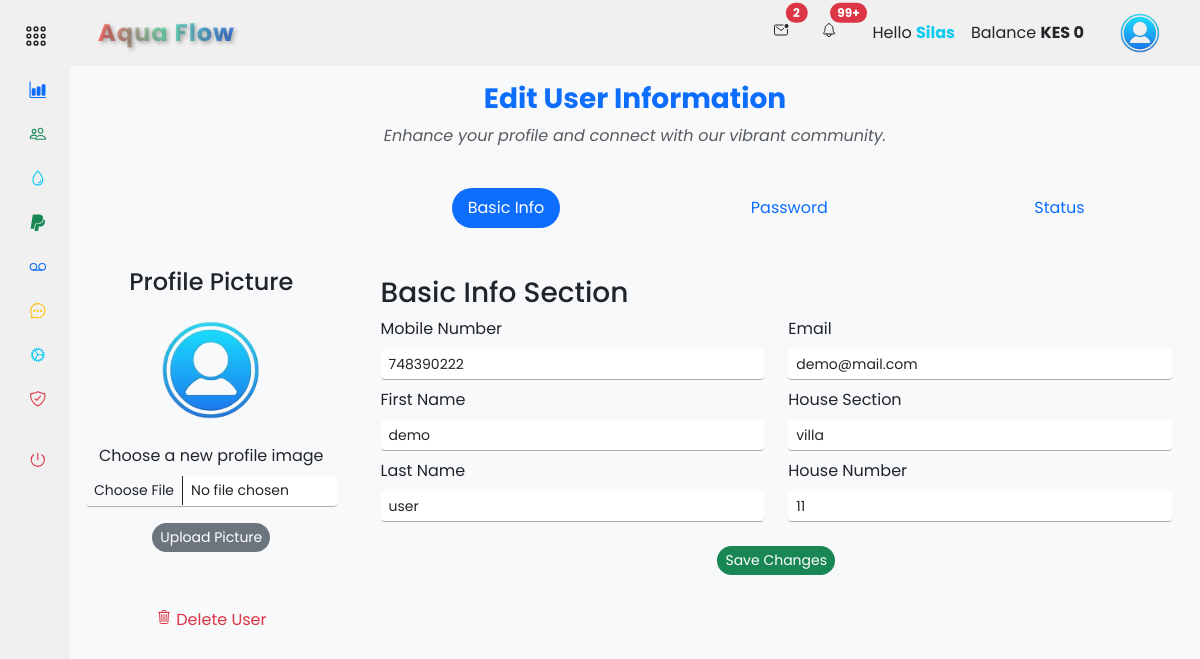
The page /accounts/people/edit_user/5 (signed in) on the database its author committed.
### app/backend/database/models.py (models this page shows, shortened)
class Settings(db.Model):
    id = db.Column(db.Integer, primary_key=True)
    company_name = db.Column(db.String(255))
    unit_price = db.Column(db.Float)
    service_fee = db.Column(db.Float)
    house_sections = db.Column(db.String(255))
    bank_name = db.Column(db.String(255))
    paybill = db.Column(db.Integer)
    account_number = db.Column(db.Integer)
    contact_number = db.Column(db.String(20))

class User(db.Model, UserMixin):
    id = db.Column(db.Integer, primary_key=True)
    mobile_number = db.Column(db.String(20), unique=True, nullable=False)
    password_hash = db.Column(db.String(128), nullable=False)
    first_name = db.Column(db.String(50))
    last_name = db.Column(db.String(50))
    email = db.Column(db.String(120))
    house_section = db.Column(db.String(50))
    house_number = db.Column(db.String(20))
    profile_image = db.Column(db.String(255))
    is_active = db.Column(db.Boolean, default=True)
    is_admin = db.Column(db.Boolean, default=False)
    balance = db.Column(db.Float, default=0)
    unique_user_id = db.Column(db.String(6), unique=True, nullable=True)
    last_login = db.Column(db.DateTime)
    last_logout = db.Column(db.DateTime)
    meter_readings = db.relationship('MeterReading', backref='user', lazy=True)
    payments = db.relationship('Payment', backref='user', lazy=True)

### app/backend/accounts/people/routes.py (the view, shortened to what this page needs)
@people_bp.route('/edit_user/<int:user_id>', methods=['GET', 'POST'])
@login_required
def edit_user(user_id):
    if current_user.is_authenticated:
        user = User.query.get_or_404(user_id)
        form = EditUserForm(request.form, obj=user)
        form.populate_house_sections()
        return render_template('accounts/edit_people.html', user=user, form=form, hide_footer=True)
    else:
        return redirect(url_for('auth.login'))

### app/backend/accounts/accounts_context.py (called while the page is built)
def accounts_context():
    settings = Settings.query.first()
    company_name = settings.company_name if settings else 'ApoGen'
    bank_name = settings.bank_name if settings else 'M-Pesa'
    paybill = settings.paybill if settings else '123456'
    account_number = settings.account_number if settings else '123456789'
    contact_number = settings.contact_number if settings else '0722000111'
    total_bill = db.session.query(func.sum(MeterReading.total_price)).filter(MeterReading.reading_status == False).scalar()
    total_bill = total_bill or 0
    return {
        'company_name': company_name,
        'bank_name': bank_name,
        'paybill': paybill,
        'account_number': account_number,
        'contact_number': contact_number,
        'total_bill': total_bill
    }

def inject_now():
    return {'now': datetime.utcnow() + timedelta(hours=3)}

### app/backend/accounts/people/forms.py (called while the page is built)
    def populate_house_sections(self):
        settings = Settings.query.first()
        if settings and settings.house_sections:
            current_house_section = self.house_section.data
            self.house_section.choices = [(section, section) for section in settings.house_sections.split(',')]
            self.house_section.data = current_house_section

### app/frontend/templates/accounts/edit_people.html (shortened to what this page needs)
{% extends "base.html" %} {% block content %}
<div class="container-fluid">
  <div class="text-center mt-3">
    <h3 class="mb-2 fw-bold text-primary">
      {% if current_user.is_admin %} Edit User Information {% else %} My Profile
      Information {% endif %}
    </h3>
    <p class="mb-4 text-muted fst-italic">
      Enhance your profile and connect with our vibrant community.
    </p>
  </div>
  <div class="row">
    <div class="col-md-3 mt-5 px-3">
      <div class="text-center mt-5 position-relative">
        <h4 class="mb-4">Profile Picture</h4>
        <div class="mb-4">
          <img
            src="{{ user.profile_image or url_for('static', filename='images/user.png') }}"
            alt="{{ user.first_name.title() }}'s Profile Image"
            class="rounded-circle img-fluid profile-image"
            style="width: 100px; height: 100px; object-fit: cover"
          />
        </div>
        <form
          class="mb-5"
          method="POST"
          action="{{ url_for('accounts.people.edit_profile_picture_route') }}"
          enctype="multipart/form-data"
        >
          <div class="mb-3">
            <label for="profileImage" class="form-label"
              >Choose a new profile image</label
            >
            <input
              type="file"
              class="form-control form-control-sm"
              id="profileImage"
              name="profile_image"
              accept=".jpg, .jpeg, .png"
              required
            />
          </div>
          <button
            type="submit"
            class="btn btn-sm btn-secondary btn-block rounded-pill"
          >
            Upload Picture
          </button>
        </form>
        {% if current_user.is_admin %}
        <ul class="nav nav-pills justify-content-center border-0">
          <li class="nav-item">
            <button
              class="nav-link rounded-pill text-danger"
              data-bs-toggle="modal"
              data-bs-target="#deleteUserModal"
            >
              <ion-icon name="trash-outline"></ion-icon>
              Delete User
            </button>
          </li>
        </ul>
        {% endif %}
      </div>
    </div>
    <div class="col-md-9 mt-3">
      <form
        method="POST"
        action="{{ url_for('accounts.people.edit_user', user_id=user.id) }}"
      >
        <ul
          class="nav nav-pills justify-content-around border-0 bg-light rounded-pill mb-5"
          id="editUserTabs"
          role="tablist"
        >
          <li class="nav-item" role="presentation">
            <a
              class="nav-link rounded-pill active"
              id="basicInfo-tab"
              data-bs-toggle="tab"
              href="#basicInfo"
              role="tab"
              aria-controls="basicInfo"
              aria-selected="true"
            >
              Basic Info
            </a>
          </li>
          <li class="nav-item" role="presentation">
            <a
              class="nav-link rounded-pill"
              id="password-tab"
              data-bs-toggle="tab"
              href="#password"
              role="tab"
              aria-controls="password"
              aria-selected="false"
            >
              Password
            </a>
          </li>
          {% if current_user.is_admin %}
          <li class="nav-item" role="presentation">
            <a
              class="nav-link rounded-pill"
              id="status-tab"
              data-bs-toggle="tab"
              href="#status"
              role="tab"
              aria-controls="status"
              aria-selected="false"
            >
              Status
            </a>
          </li>
          {% endif %}
        </ul>
        <div class="tab-content" id="editUserTabsContent">
          <div
            class="px-3 tab-pane fade show active"
            id="basicInfo"
            role="tabpanel"
            aria-labelledby="basicInfo-tab"
          >
            <h3>Basic Info Section</h3>
            <div class="row">
              <div class="col-md-6">
                <div class="mb-2">
                  {{ form.mobile_number.label(class="form-label") }} {{
                  form.mobile_number(class="form-control form-control-sm",
                  required=true) }}
                </div>
                <div class="mb-2">
                  {{ form.first_name.label(class="form-label") }} {{
                  form.first_name(class="form-control form-control-sm") }}
                </div>
                <div class="mb-2">
                  {{ form.last_name.label(class="form-label") }} {{
                  form.last_name(class="form-control form-control-sm") }}
                </div>
              </div>
              <div class="col-md-6">
                <div class="mb-2">
                  {{ form.email.label(class="form-label") }} {{
                  form.email(class="form-control form-control-sm") }}
                </div>
                <div class="mb-2">
                  {{ form.house_section.label(class="form-label") }} {{
                  form.house_section(class="form-control form-control-sm") }}
                </div>
                <div class="mb-2">
                  {{ form.house_number.label(class="form-label") }} {{
                  form.house_number(class="form-control form-control-sm") }}
                </div>
              </div>
            </div>
          </div>
        </div>
        <div class="text-center mt-3">
          <button
            type="submit"
            class="btn btn-sm btn-success btn-block rounded-pill"
          >
            Save Changes
          </button>
        </div>
      </form>
    </div>
  </div>
  {% endblock %}

### app/frontend/templates/components/navbar.html (shortened to what this page needs)
{% if not hide_navbar %}
<head>
  <link
    rel="stylesheet"
    href="{{ url_for('static', filename='css/components/navbar.css') }}"
  />
</head>
<header
  id="navbar"
  class="navbar navbar-expand-lg sticky-sm-top {% if not current_user.is_authenticated %}bg-dark{% endif %}"
>
  <div class="container-fluid">
    <a
      class="navbar-brand text-center d-flex align-items-center fw-bold ms-3 {% if not current_user.is_authenticated %}text-light{% else %}gradient-text{% endif %}"
      href="#"
    >
      {% if company_name %}{{ company_name.title() }}{% else %}ApoGen{% endif %}
    </a>
    <div class="collapse navbar-collapse" id="navbarToggler">
      <div class="d-flex align-items-center ms-auto">
         {% if current_user.is_authenticated %}
        <ul class="navbar-nav me-3">
          <li class="nav-item dropdown me-3">
            <button
              class="nav-link text-dark position-relative"
              type="button"
              data-bs-toggle="dropdown"
              aria-expanded="false"
            >
              <ion-icon name="mail-unread-outline"></ion-icon>
              <span
                class="position-absolute top-0 start-100 translate-middle badge rounded-pill bg-danger"
              >
                2 <span class="visually-hidden">unread messages</span>
              </span>
            </button>
          </li>
          <li class="nav-item dropdown me-3">
            <button
              class="nav-link text-dark position-relative"
              type="button"
              data-bs-toggle="dropdown"
              aria-expanded="false"
            >
              <ion-icon name="notifications-outline" class="me-1"></ion-icon>
              <span
                class="position-absolute top-0 start-100 translate-middle badge rounded-pill bg-danger"
              >
                99+ <span class="visually-hidden">unread messages</span>
              </span>
            </button>
          </li>
          <li class="nav-item">
            <a class="nav-link text-dark">
              Hello
              <span class="text-info fw-bold"
                >{{ current_user.first_name.title() }}</span
              >
            </a>
          </li>
          <li class="nav-item">
            <a class="nav-link text-dark">
              Balance
              <span
                class="fw-bold {% if current_user.balance > 0 %}text-success{% elif current_user.balance == 0 %}text-dark{% else %}text-danger{% endif %}"
                >KES {{ "%0.0f"|format(current_user.balance) }}</span
              >
            </a>
          </li>
        </ul>
        <div class="btn-group">
          <button
            type="button"
            class="btn navbar-brand rounded-circle border-0"
            data-bs-toggle="dropdown"
            aria-expanded="false"
          >
            {% if current_user.profile_image is not none %}
            <img
              src="{{ current_user.profile_image }}"
              alt="{{ current_user.first_name.title() }}'s Profile Image"
              class="rounded-circle img-fluid profile-image"
              style="width: 40px; height: 40px; object-fit: cover"
            />
            {% else %}
            <img
              src="{{ url_for('static', filename='images/user.png') }}"
              alt="logo image"
              height="40px"
              width="40px"
            />
            {% endif %}
          </button>
        </div>
        {% endif %}
      </div>
    </div>
  </div>
</header>
{% endif %}

### app/frontend/static/css/styles.css (style rules this page uses)
a { text-decoration: none; cursor: pointer; }
li { list-style: none; }
button { border: none !important; outline: none; }
input, input:focus, input:active, select, textarea { border: none !important; border-bottom: 1px solid #0000004d !important; outline: none !important; box-shadow: none !important; }
body { font-family: "Poppins", sans-serif; }

### app/frontend/static/css/components/sidebar.css (style rules this page uses)
.navbar, #sidebar { background-color: #f0f0f0; z-index: 1000; }

### app/frontend/static/css/components/navbar.css (style rules this page uses)
.navbar-brand { font-size: 24px; letter-spacing: 1px; text-decoration: none; transition: transform 0.3s ease; }
.gradient-text { background: linear-gradient(to right, #ff6e6e, #78e8bc, #4780ec); -webkit-background-clip: text; -webkit-text-fill-color: transparent; font-weight: bold; text-shadow: 2px 2px 4px rgba(0, 0, 0, 0.3); }

### rows shown on the page
Settings: title "Aqua Flow"
User: first_name "Silas", balance "0"
User: mobile_number "748390222", first_name "demo", last_name "user", email "demo@mail.com", house_section "villa", house_number "11"
